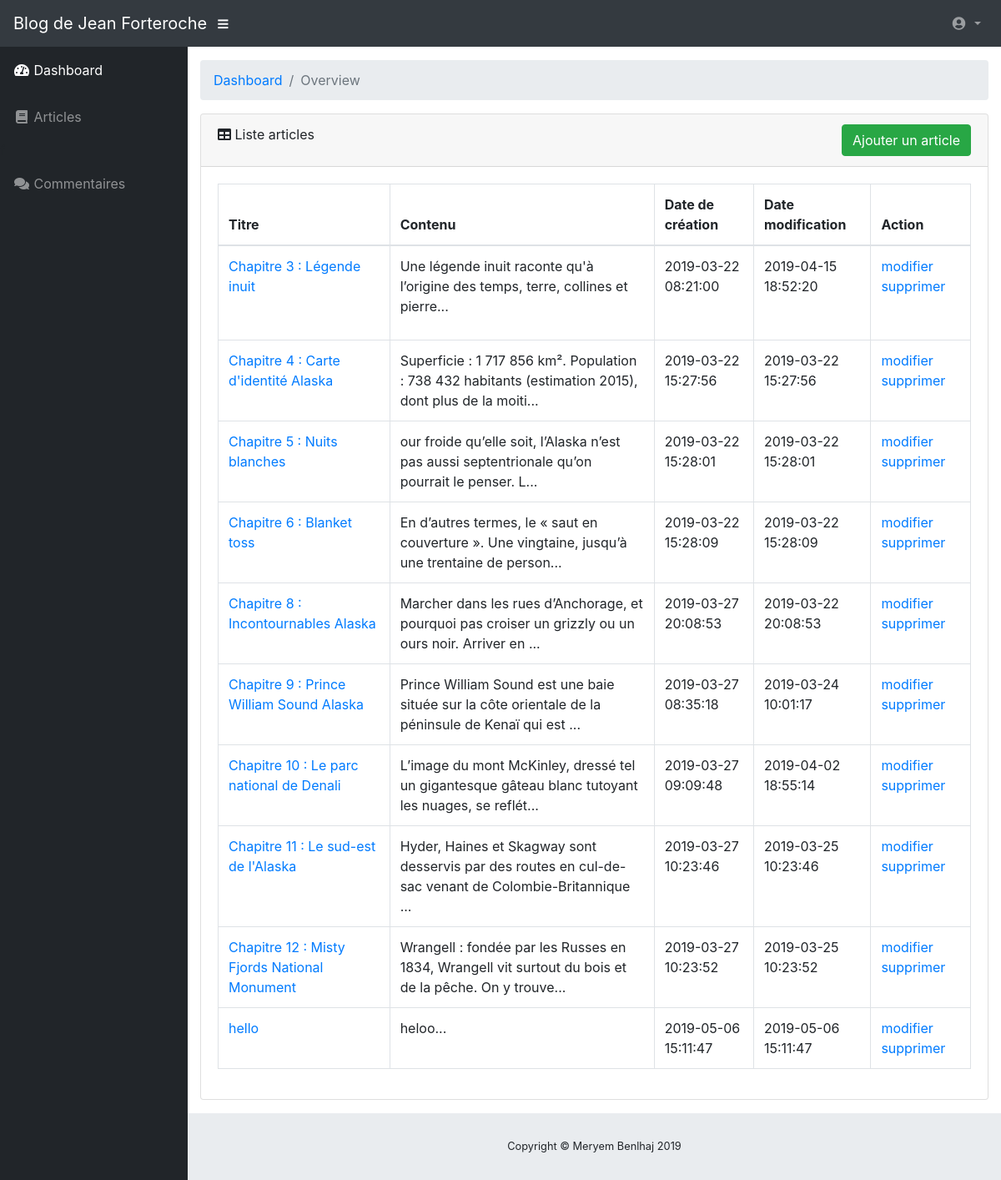
Before: /index.php?action=admin (signed in) with the older database file.
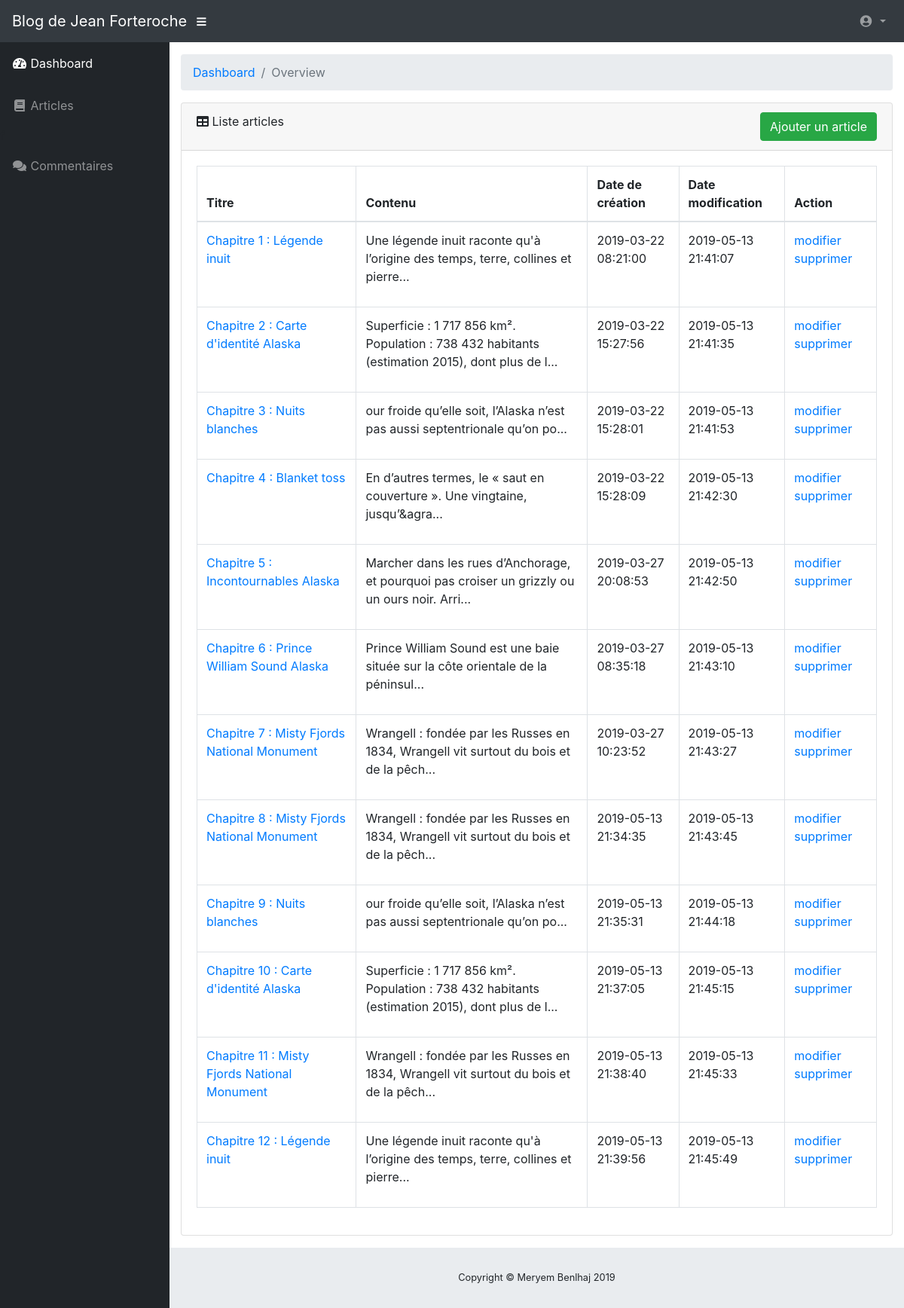
After: the same page with the newer database file.
### tables this page shows
CREATE TABLE IF NOT EXISTS `post` (
  `id` int(11) NOT NULL AUTO_INCREMENT,
  `author` varchar(250) NOT NULL,
  `title` varchar(250) NOT NULL,
  `content` text NOT NULL,
  `created` datetime NOT NULL,
  `updated` datetime NOT NULL,
  `picture` varchar(250) NOT NULL,
  PRIMARY KEY (`id`)
);

### src/Controller/PostController.php (called while the page is built, shortened)
<?php
class PostController
{
	public function listAdminPosts()
	{
		$postManager = new PostManager();
		$posts = $postManager->listAllPosts();
		require '..\template\Backend\index.php';
	}
}

### public/index.php (called while the page is built, shortened)
<?php
$routes = require '../config/routes.php';
if(!isset($_GET['action'])){
	$action = 'home';
}else{
	$action =  $_GET['action'] ;
}
$route = $routes[$action] ?? ["controller" => ErrorController::class, "method" => "show", "private"=>false];
try {
	$method = $route['method'];
	$object = new $controller();
	$object->{$method}();
} catch(Throwable $e) {
	$object = new ErrorController();
	$object->show($e->getMessage());
}

### src/Manager/Manager.php (called while the page is built, shortened)
<?php
abstract class Manager
{
	public function connect(){
			$this->db = new \PDO ('mysql:host=localhost;dbname=blog', 'root', '');
	}
}

### src/Manager/PostManager.php (called while the page is built, shortened)
<?php
class PostManager extends Manager{
	public function listAllPosts(){
		return $this->db->query('SELECT * FROM post')->fetchAll(\PDO::FETCH_CLASS, Post::class);
	}
}

### src/Model/Post.php (called while the page is built, shortened)
<?php
class Post
{
	private $id;
	private $title;
	private $content;
	private $created;
	private $updated;
	public function getId(){
		return $this->id;
	}
	public function getTitle(){
		return $this->title;
	}
	public function getContent(){
		return $this->content;
	}
	public function getCreated(){
		return $this->created;
	}
	public function getUpdated(){
		return $this->updated;
	}
}

### template/Backend/index.php (the view)
<?php require 'header.php'; ?>
  <div id="wrapper">
    <?php require 'sidebar.php'; ?>
    <div id="content-wrapper">
      <div class="container-fluid">
        <ol class="breadcrumb">
          <li class="breadcrumb-item">
            <a href="#">Dashboard</a>
          </li>
          <li class="breadcrumb-item active">Overview</li>
        </ol>
        <div class="card mb-3">
          <div class="card-header">
            <i class="fas fa-table"></i>
            Liste articles <div class="float-right"> <a href="?action=create-post" class="btn btn-success">Ajouter un article</a></div></div>
          <div class="card-body">
            <div class="table-responsive">
              <table class="table table-bordered" id="dataTable" width="100%" cellspacing="0">
                <thead>
                  <tr>
                    <th>Titre</th>
                    <th>Contenu</th>
                    <th>Date de création</th>
                    <th>Date modification</th>
                    <th>Action</th>
                  </tr>
                </thead>
                <tbody>
                  <?php foreach ($posts as $post) { ?>
                   <tr>
                    <td><a href="?action=detailpost&id=<?= $post->getId()?>"><?= $post->getTitle()?></a></td>
                    <td><?= substr($post->getContent(),0,100)  ?>...</td>
                    <td><?= $post->getCreated()?></td>
                    <td><?= $post->getUpdated()?></td>
                    <td><a href="?action=update-post&id=<?= $post->getId()?>" >modifier</a> <a href="?action=delete-post&id=<?= $post->getId()?>"  onclick="return confirm('etes vous sûr de vouloir supprimer cet article ?')" >supprimer</a></td>
                  </tr>
                  <?php } ?>
                </tbody>
              </table>
            </div>
          </div>
        </div>
      </div>
      <?php require 'footer.php'; ?>

### template/Backend/header.php (shortened to what this page needs)
<!DOCTYPE html>
<html lang="en">
<head>
  <link href="admin/vendor/fontawesome-free/css/all.min.css" rel="stylesheet" type="text/css">
  <link href="admin/vendor/datatables/dataTables.bootstrap4.css" rel="stylesheet">
  <link href="admin/css/sb-admin.css" rel="stylesheet">
</head>
<body id="page-top">
  <nav class="navbar navbar-expand navbar-dark bg-dark static-top">
    <a class="navbar-brand mr-1" href="index.php">Blog de <?= $_SESSION['firstname'].' '.$_SESSION['lastname'] ?></a>
    <button class="btn btn-link btn-sm text-white order-1 order-sm-0" id="sidebarToggle" href="#">
      <i class="fas fa-bars"></i>
    </button>
    <ul class="navbar-nav ml-auto ml-md-6">
        <a class="nav-link dropdown-toggle float-right" href="#" id="userDropdown" role="button" data-toggle="dropdown" aria-haspopup="true" aria-expanded="false"  >
          <i class="fas fa-user-circle fa-fw"></i>
        </a>
    </ul>
  </nav>

### template/Backend/sidebar.php
<ul class="sidebar navbar-nav">
  <li class="nav-item active">
    <a class="nav-link" href="index.php?action=admin">
      <i class="fas fa-fw fa-tachometer-alt"></i>
      <span>Dashboard</span>
    </a>
  </li>
  <li class="nav-item">
    <a class="nav-link" href="?action=admin">
      <i class="fas fa-fw fa-book"></i>
      <span>Articles</span></a>f
  </li>
  <li class="nav-item">
    <a class="nav-link" href="?action=list-comments">
      <i class="fas fa-fw fa-comments"></i>
      <span>Commentaires</span></a>
  </li>
</ul>

### template/Backend/footer.php (shortened to what this page needs)
      <footer class="sticky-footer">
        <div class="container my-auto">
          <div class="copyright text-center my-auto">
            <span>Copyright © Meryem Benlhaj <?= date("Y")?></span>
          </div>
        </div>
      </footer>
    </div>
  </div>
</body>
</html>

Changed rows visible on the page:
removed post: title "Chapitre 10 : Le parc national de Denali", content "L’image du mont McKinley, dressé tel un gigantesque gâteau blanc tutoyant les nuages, se reflét", created "2019-03-27 09:09:48", updated "2019-04-02 18:55:14"
removed post: title "Chapitre 11 : Le sud-est de l'Alaska", content "Hyder, Haines et Skagway sont desservis par des routes en cul-de-sac venant de Colombie-Britannique", created "2019-03-27 10:23:46", updated "2019-03-25 10:23:46"
removed post: title "hello", content "heloo", created "2019-05-06 15:11:47", updated "2019-05-06 15:11:47"
changed post: title "Chapitre 3 : Légende inuit" → "Chapitre 1 : Légende inuit"; updated "2019-04-15 18:52:20" → "2019-05-13 21:41:07"
changed post: title "Chapitre 4 : Carte d'identité Alaska" → "Chapitre 2 : Carte d'identité Alaska"; content "Superficie : 1 717 856 km². Population : 738 432 habitants (estimation 2015), dont plus de la moiti" → "Superficie : 1 717 856 km². Population : 738 432 habitants (estimation 2015), dont plus de l"; updated "2019-03-22 15:27:56" → "2019-05-13 21:41:35"
changed post: title "Chapitre 5 : Nuits blanches" → "Chapitre 3 : Nuits blanches"; content "our froide qu’elle soit, l’Alaska n’est pas aussi septentrionale qu’on pourrait le penser. L" → "our froide qu’elle soit, l’Alaska n’est pas aussi septentrionale qu’on po"; updated "2019-03-22 15:28:01" → "2019-05-13 21:41:53"
changed post: title "Chapitre 6 : Blanket toss" → "Chapitre 4 : Blanket toss"; content "En d’autres termes, le « saut en couverture ». Une vingtaine, jusqu’à une trentaine de person" → "En d’autres termes, le « saut en couverture ». Une vingtaine, jusqu’&agra"; updated "2019-03-22 15:28:09" → "2019-05-13 21:42:30"
changed post: title "Chapitre 8 : Incontournables Alaska" → "Chapitre 5 : Incontournables Alaska"; content "Marcher dans les rues d’Anchorage, et pourquoi pas croiser un grizzly ou un ours noir. Arriver en" → "Marcher dans les rues d’Anchorage, et pourquoi pas croiser un grizzly ou un ours noir. Arri"; updated "2019-03-22 20:08:53" → "2019-05-13 21:42:50"
changed post: title "Chapitre 9 : Prince William Sound Alaska" → "Chapitre 6 : Prince William Sound Alaska"; content "Prince William Sound est une baie située sur la côte orientale de la péninsule de Kenaï qui est" → "Prince William Sound est une baie située sur la côte orientale de la péninsul"; updated "2019-03-24 10:01:17" → "2019-05-13 21:43:10"
changed post: title "Chapitre 12 : Misty Fjords National Monument" → "Chapitre 7 : Misty Fjords National Monument"; content "Wrangell : fondée par les Russes en 1834, Wrangell vit surtout du bois et de la pêche. On y trouve" → "Wrangell : fondée par les Russes en 1834, Wrangell vit surtout du bois et de la pêch"; updated "2019-03-25 10:23:52" → "2019-05-13 21:43:27"
added post: title "Chapitre 8 : Misty Fjords National Monument", content "Wrangell : fondée par les Russes en 1834, Wrangell vit surtout du bois et de la pêch", created "2019-05-13 21:34:35", updated "2019-05-13 21:43:45"
added post: title "Chapitre 9 : Nuits blanches", content "our froide qu’elle soit, l’Alaska n’est pas aussi septentrionale qu’on po", created "2019-05-13 21:35:31", updated "2019-05-13 21:44:18"
added post: title "Chapitre 10 : Carte d'identité Alaska", content "Superficie : 1 717 856 km². Population : 738 432 habitants (estimation 2015), dont plus de l", created "2019-05-13 21:37:05", updated "2019-05-13 21:45:15"
added post: title "Chapitre 11 : Misty Fjords National Monument", content "Wrangell : fondée par les Russes en 1834, Wrangell vit surtout du bois et de la pêch", created "2019-05-13 21:38:40", updated "2019-05-13 21:45:33"
added post: title "Chapitre 12 : Légende inuit", content "Une légende inuit raconte qu'à l’origine des temps, terre, collines et pierre", created "2019-05-13 21:39:56", updated "2019-05-13 21:45:49"
